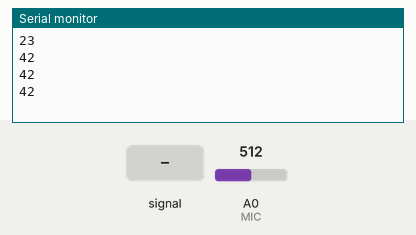
Simulated run of this sketch. Board: Arduino Uno, built with avr-gcc and run on an emulated ATmega328P. Shown: the last lines printed to the serial monitor. The inputs (shaded band) are chosen by the test bench; at power-on: A0 (MIC) = 512. No radio packets arrive unless stated.

Above: at 2.8 s.
2.9 s: A0 (MIC) fed a 200 Hz sine of ±81 counts around its level
At 4.8 s:
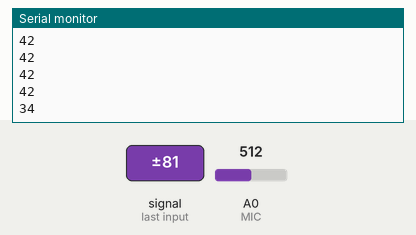
5.6 s: A0 (MIC) set to 716
At 6.4 s:
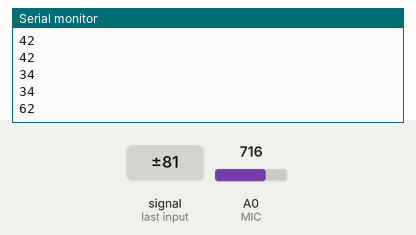
8.3 s: A0 (MIC) fed a 1000 Hz sine of ±255 counts around its level
At 10.8 s:
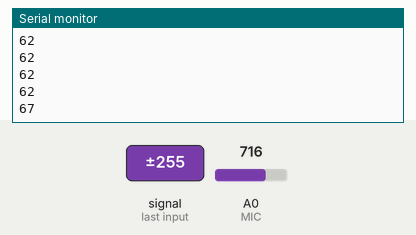
11.0 s: A0 (MIC) set to 900
At 13.5 s:
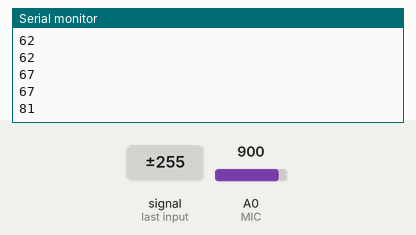
Timing chart, 0 to 14.7 s (numbered marks = the images above; inputs shaded):
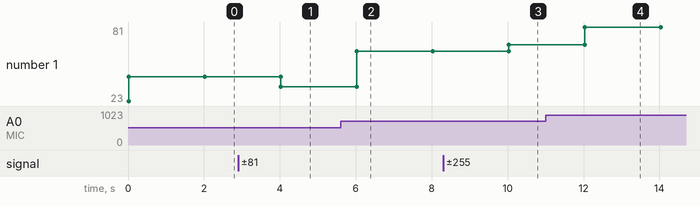

The sketch:

ARDUINO_SENDER_2.INO.ino
```cpp
#include <SPI.h> //Import SPI librarey
#include <RH_RF95.h> // RF95 from RadioHead Librarey

#define RFM95_CS 10 //CS if Lora connected to pin 10
#define RFM95_RST 9 //RST of Lora connected to pin 9
#define RFM95_INT 2 //INT of Lora connected to pin 2

// Change to 434.0 or other frequency, must match RX's freq!
#define RF95_FREQ 868.0

// Singleton instance of the radio driver
RH_RF95 rf95(RFM95_CS, RFM95_INT);

static int adc;
static int pdB = 0;
const int MIC =0;
void listen(){}

void listen_(){
  adc = analogRead(MIC);
  pdB = (adc-89.32827) / 10.000140;

}


struct Envoi{
  String Capteur;

  char donne;
  int mesure;

  uint8_t data1[];
};

Envoi A = {"Capteur 1","son",23,"Capteur de son"};


void setup()
{
//Initialize Serial Monitor
  Serial.begin(9600);

// Reset LoRa Module
  pinMode(RFM95_RST, OUTPUT);
  digitalWrite(RFM95_RST, LOW);
  delay(10);
  digitalWrite(RFM95_RST, HIGH);
  delay(10);

//Initialize LoRa Module
  while (!rf95.init()) {
    Serial.println("LoRa radio init failed");
    while (1);
  }


 //Set the default frequency 434.0MHz

  if (!rf95.setFrequency(RF95_FREQ)) {
    Serial.println("setFrequency failed");
    while (1);
  }
  rf95.setTxPower(18); //Transmission power of the Lora Module
}
char value = 48;
void loop()
{


  char Donne_[3] = {A.donne};

  Serial.println(A.mesure);
  int mesure_1 = {A.mesure};

  String Nom = {A.Capteur};


  //Lecture du son avec le capteur branché
  adc = analogRead(MIC);
  pdB = (adc-89.32827) / 10.000140;
  Serial.println(pdB);//On fait les conversions nécéssaires pour récupérer l'information en décibel

  A.mesure = pdB;


  char Textout[20] = "The measure is";
  char Numberout[30];

  itoa(A.mesure,Numberout,10);//Le son en db pdB est convertit en char pour pouvoir l'envoyer après


  rf95.send((uint8_t*)Nom.c_str(),Nom.length()+1);
  //Cette ligne envoie le nom du capteur sur la raspberry
  delay(2000);

  rf95.send((uint8_t*)Numberout,10);
  //Cette ligne envoie la valeur du son en db sur la raspberry

  //Les deux informations vont défiler sur la raspberry

  //delay(2000);


}
```

Measured:
- after the input at 2.9 s, the serial monitor: prints a new line after 1.1 s (image 1)
- after the input at 5.6 s, the serial monitor: prints a new line after 0.43 s (image 2)
- after the input at 8.3 s, the serial monitor: prints a new line after 1.7 s (image 3)
- after the input at 11.0 s, the serial monitor: prints a new line after 1.0 s (image 4)
- plotted number 1: 42 → 34 after the input at 2.9 s, 34 → 62 after the input at 5.6 s, 62 → 67 after the input at 8.3 s, 67 → 81 after the input at 11.0 s
